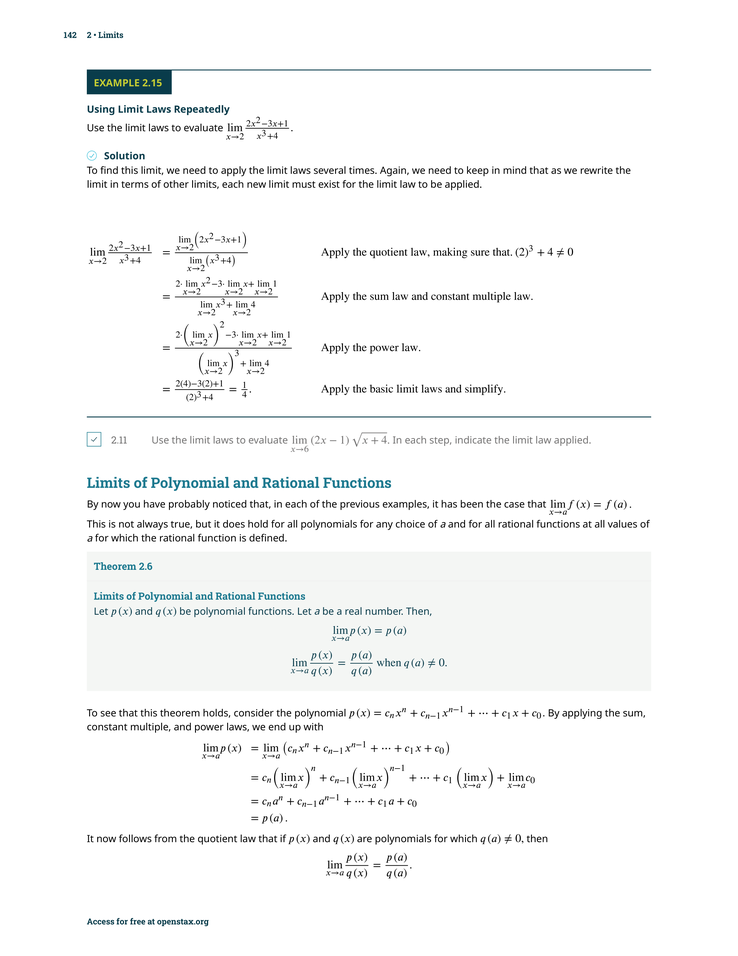
#> input picture grading_kit/heldout_pages/openstax_calc1_p0150.png, 738 x 956 px, shrunk from 2550 x 3300 before the run
$ python -i preprocess.py   (imports and definitions only)
#> lines starting #> are read from the running program, lines starting #| are printed output that depends on the picture; after the words box and inside, x2 and y2 are one past the last pixel; in counts of white or black regions, pixels touching at a corner belong together
### src/doc_agent/logging_conf.py
"""FIXED — structured logging (auditable NFR). Use get_logger(), never print()."""

from __future__ import annotations

import logging
import sys
from typing import Any


def get_logger(name: str) -> logging.Logger:
    lg = logging.getLogger(name)
    if not lg.handlers:
        h = logging.StreamHandler(sys.stdout)
        h.setFormatter(
            # One JSON object per line -- machine-parseable, supports the auditable NFR (a log
            # line can be grep'd or loaded without a custom parser).
            logging.Formatter(
                '{"ts":"%(asctime)s","lvl":"%(levelname)s","mod":"%(name)s","msg":"%(message)s"}'
            )
        )
        lg.addHandler(h)
        lg.setLevel(logging.INFO)
    return lg


# [11 lines left out: function register, not called in this run]

### src/doc_agent/ingest/preprocess.py
"""Stage 1 — classical, deterministic page preprocessing."""

from __future__ import annotations

from pathlib import Path

import cv2
import numpy as np
from PIL import Image, ImageOps

from ..contracts import Page
from ..logging_conf import get_logger

LOGGER = get_logger(__name__)


# [6 lines left out: function _portable_path, not called in this run]


def _deskew(image: np.ndarray) -> np.ndarray:
    """Estimate text-line skew and rotate only when a meaningful angle is detected."""
    gray = cv2.cvtColor(image, cv2.COLOR_RGB2GRAY)
    foreground = cv2.threshold(gray, 0, 255, cv2.THRESH_BINARY_INV | cv2.THRESH_OTSU)[1]
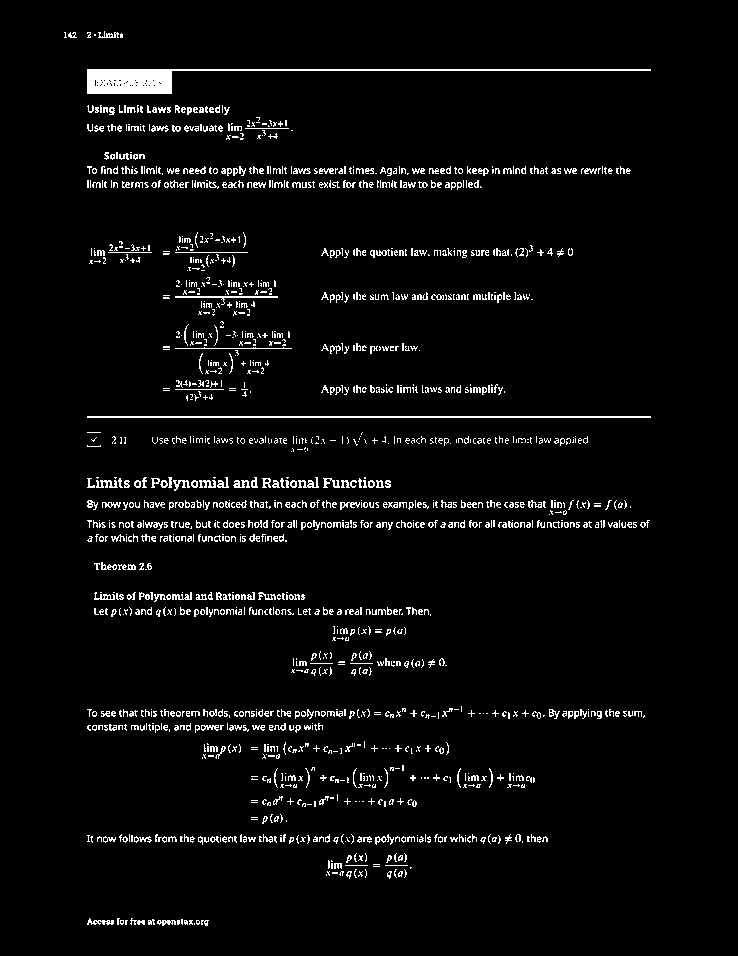
#> foreground: shape (956, 738); 4% white in thin lines or dots, all inside (x1, y1, x2, y2) = (64, 31, 651, 926)
    coordinates = np.column_stack(np.where(foreground > 0))
#> coordinates = 28025 pairs, first value 31 to 925, second value 64 to 650
    if coordinates.size == 0:
        return image

    angle = cv2.minAreaRect(coordinates[:, ::-1].astype(np.float32))[-1]
#> angle = -90
    angle = -(90.0 + angle) if angle < -45.0 else -angle
#> angle = 0
    if abs(angle) < 0.1 or abs(angle) > 15.0:
        return image

    height, width = image.shape[:2]
    matrix = cv2.getRotationMatrix2D((width / 2.0, height / 2.0), angle, 1.0)
    return cv2.warpAffine(
        image,
        matrix,
        (width, height),
        flags=cv2.INTER_CUBIC,
        borderMode=cv2.BORDER_REPLICATE,
    )


# [70 lines left out: functions _process_image, run, not called in this run]

>>> import cv2
>>> picture = cv2.cvtColor(cv2.imread('../../../grading_kit/heldout_pages/openstax_calc1_p0150.png'), cv2.COLOR_BGR2RGB)
>>> result = _deskew(picture)

$ run again, on grading_kit/heldout_pages/openstax_calc1_p0300.png
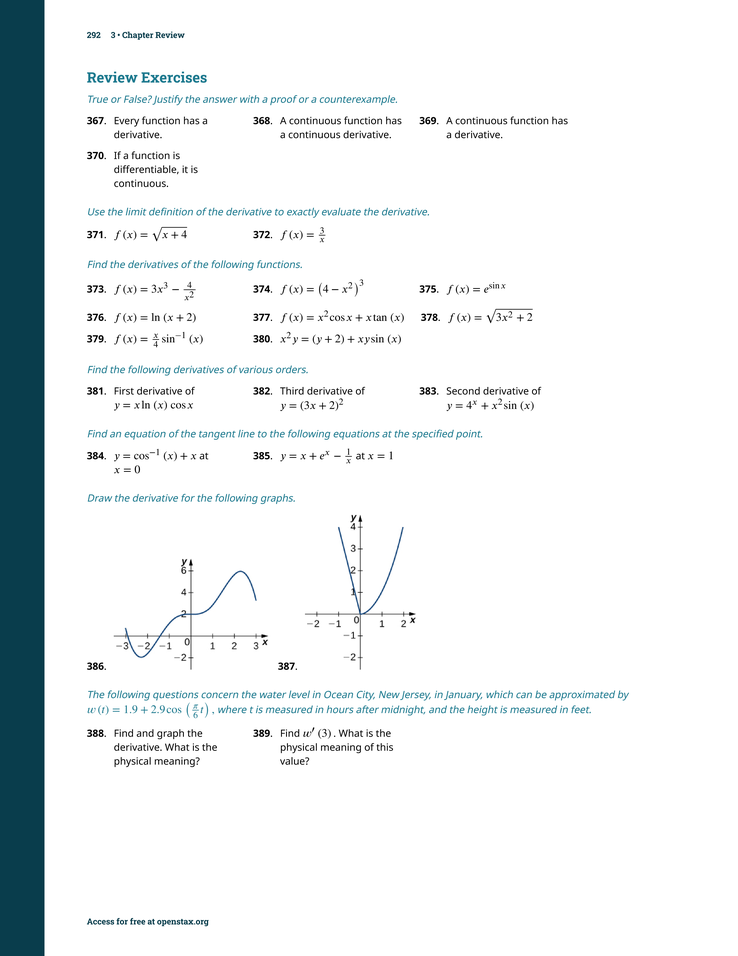
#> input picture grading_kit/heldout_pages/openstax_calc1_p0300.png, 738 x 956 px, shrunk from 3400 x 4400 before the run
#> in _deskew, `gray = cv2.cvtColor(image, cv2.COLOR_RGB2GRAY)`:
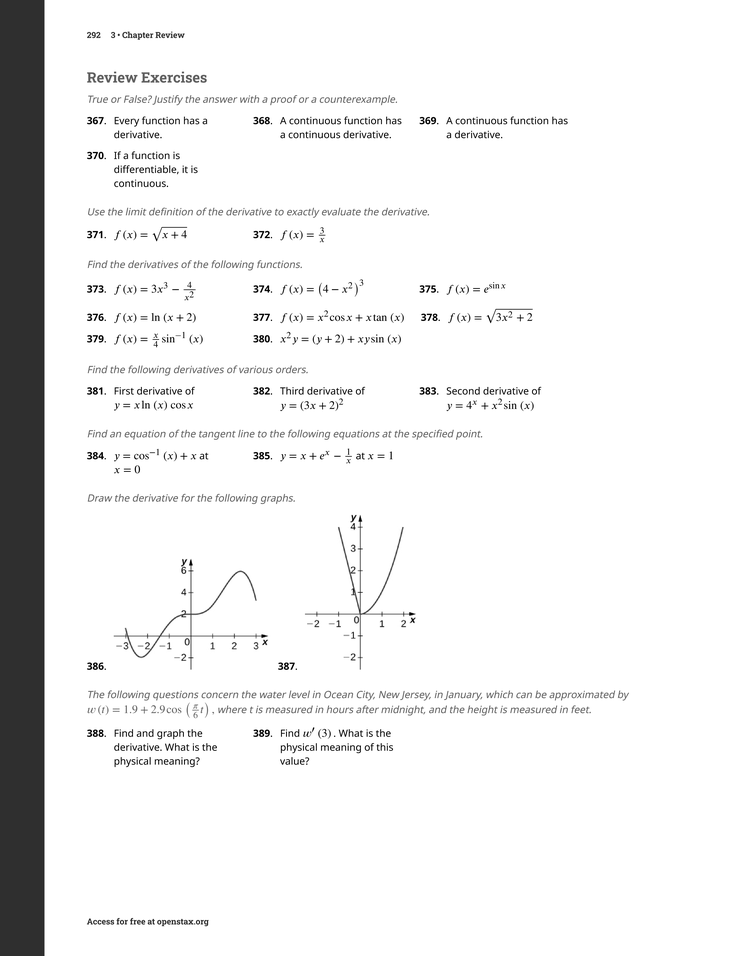
#> gray: shape (956, 738); min 0, max 255, mean 238.1
#> in _deskew, `foreground = cv2.threshold(gray, 0, 255, cv2.THRESH_BINARY_INV | cv2.T..`:
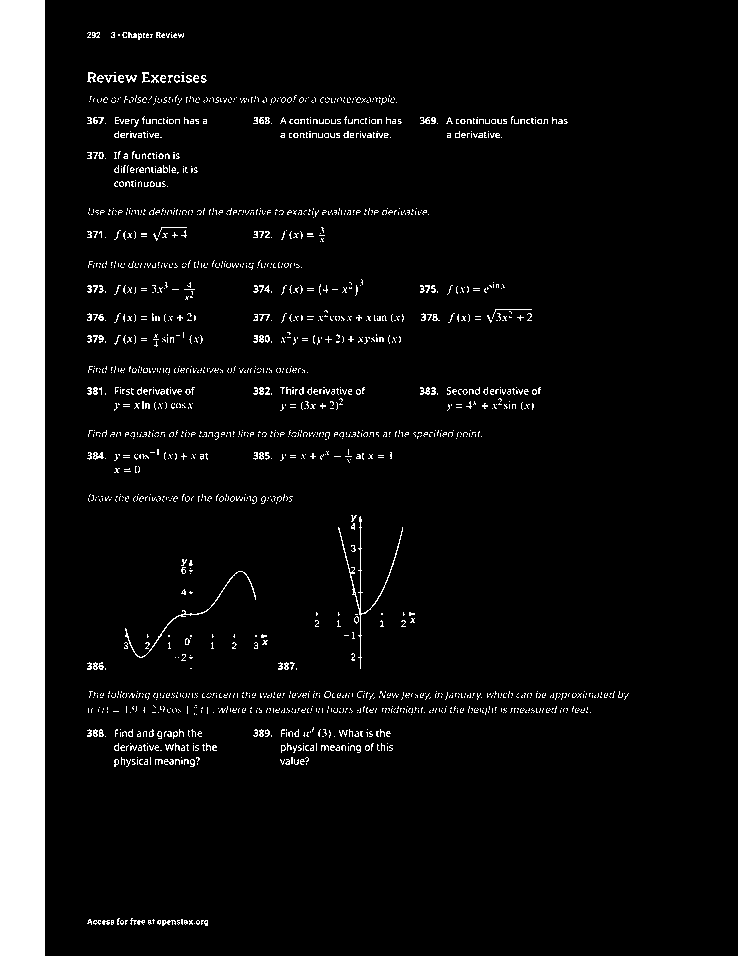
#> foreground: shape (956, 738); 8.1% white; 1836 white regions (1723 under 20 px), largest, box (x1, y1, x2, y2) and area: (0, 0, 45, 956) 43020, (338, 516, 403, 669) 452, (125, 571, 256, 658) 285
#> coordinates = 57463 pairs, first value 0 to 955, second value 0 to 628
#> in _deskew, `angle = cv2.minAreaRect(coordinates[:, ::-1].astype(np.float32))[-1]`: angle = -90
#> in _deskew, `angle = -(90.0 + angle) if angle < -45.0 else -angle`: angle = 0

$ run again, on grading_kit/heldout_pages/openstax_calc1_p0450.png
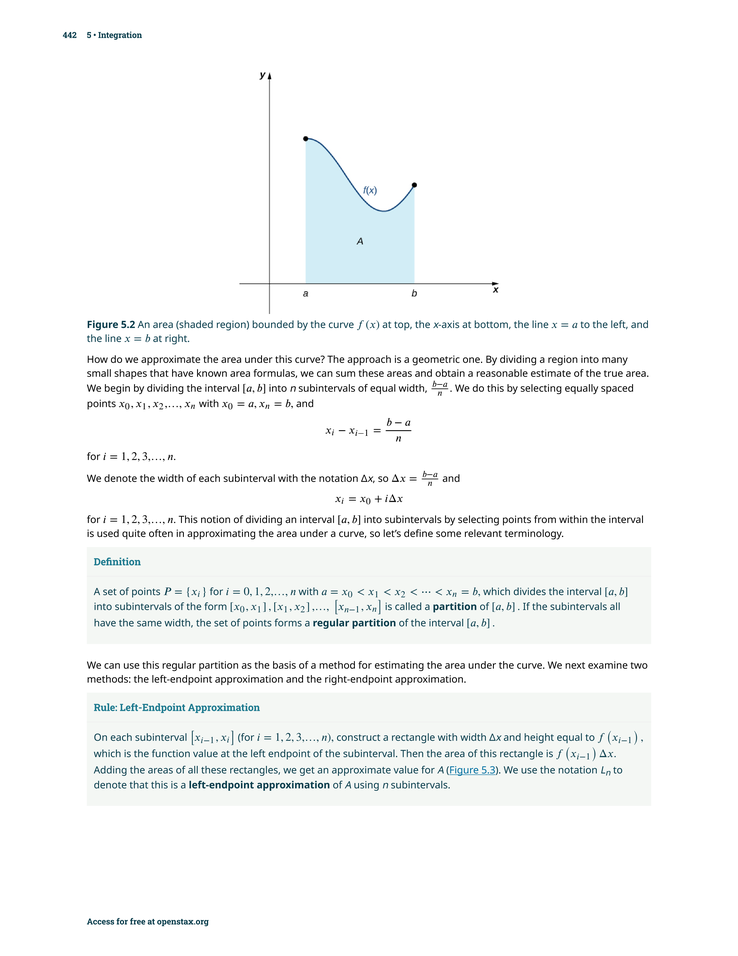
#> input picture grading_kit/heldout_pages/openstax_calc1_p0450.png, 738 x 956 px, shrunk from 3400 x 4400 before the run
#> in _deskew, `foreground = cv2.threshold(gray, 0, 255, cv2.THRESH_BINARY_INV | cv2.T..`:
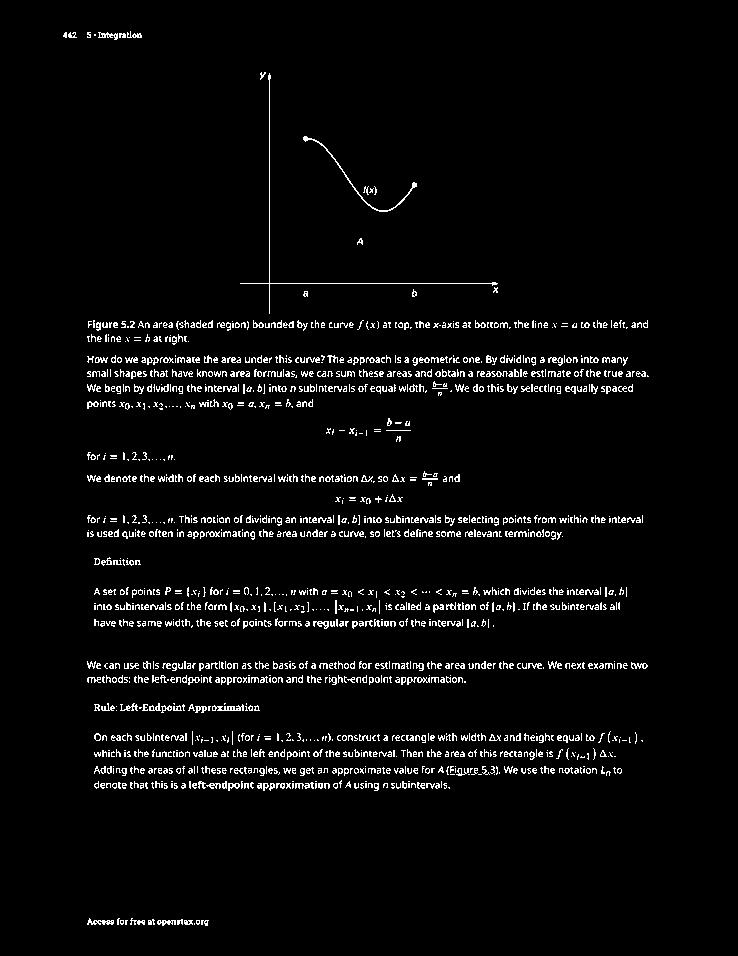
#> foreground: shape (956, 738); 3.7% white in thin lines or dots, all inside (x1, y1, x2, y2) = (63, 31, 649, 926)
#> coordinates = 26059 pairs, first value 31 to 925, second value 63 to 648
#> in _deskew, `angle = cv2.minAreaRect(coordinates[:, ::-1].astype(np.float32))[-1]`: angle = -1.55
#> in _deskew, `angle = -(90.0 + angle) if angle < -45.0 else -angle`: angle = 1.55
#> matrix = [[1, 0.027, -12.78], [-0.027, 1, 10.14]]
#> in _deskew, `return cv2.warpAffine( image, matrix, (width, height), flags=cv2.INTER..`:
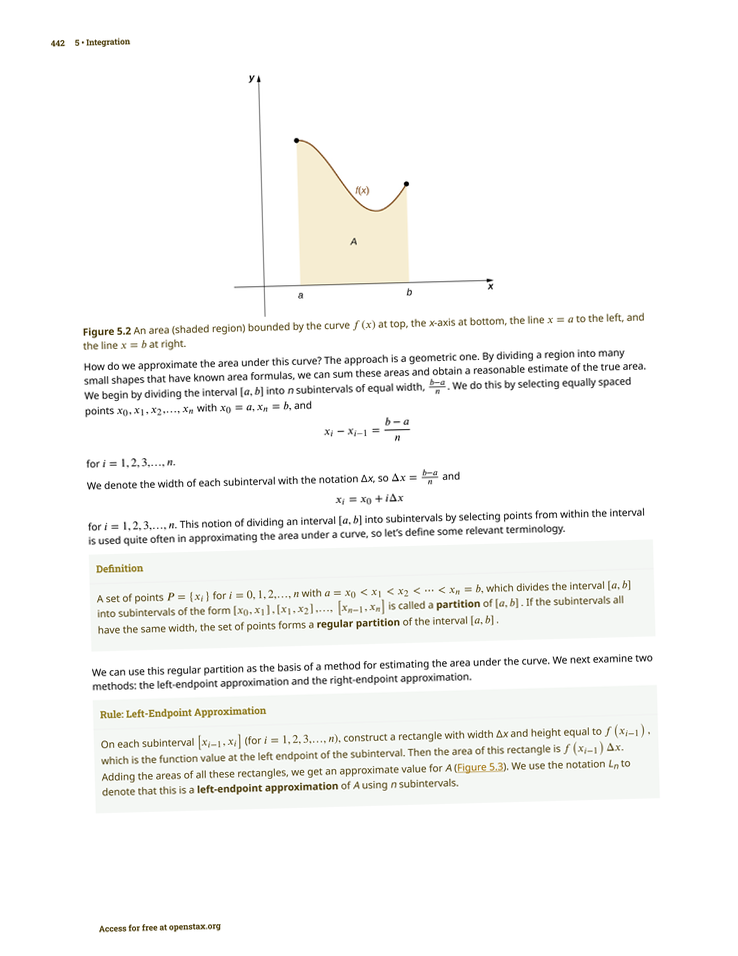
#> returned value: shape (956, 738, 3); mean of channels 0, 1, 2 246, 247.6, 247.5; drawn as B, G, R

$ run again, on grading_kit/heldout_pages/openstax_calc1_p0600.png
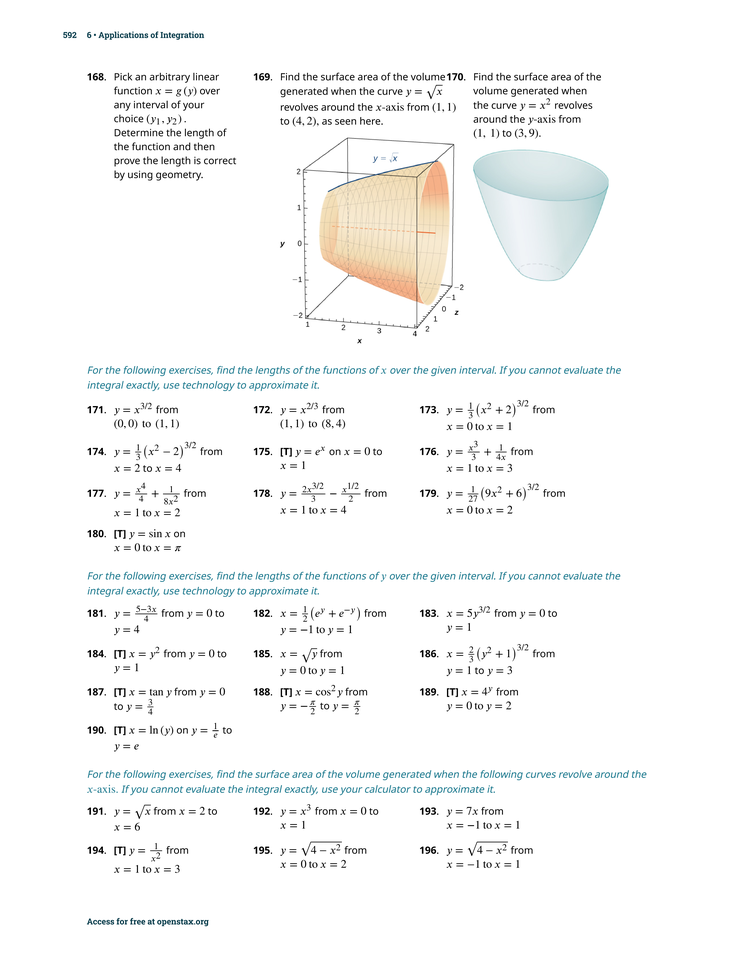
#> input picture grading_kit/heldout_pages/openstax_calc1_p0600.png, 738 x 956 px, shrunk from 3400 x 4400 before the run
#> in _deskew, `foreground = cv2.threshold(gray, 0, 255, cv2.THRESH_BINARY_INV | cv2.T..`:
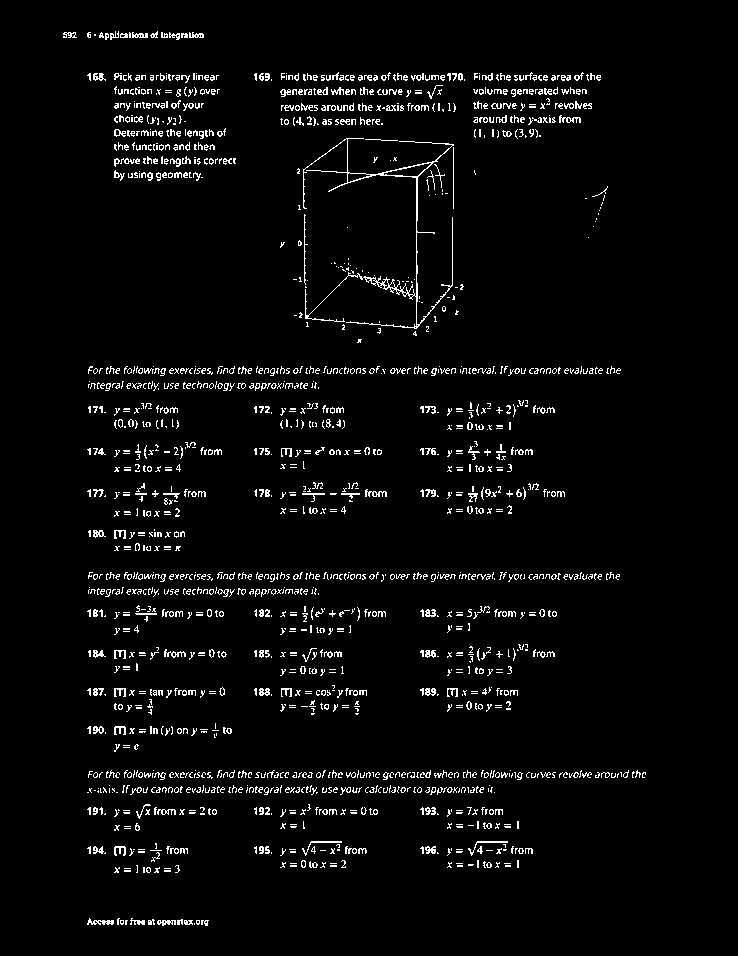
#> foreground: shape (956, 738); 3.7% white in thin lines or dots, all inside (x1, y1, x2, y2) = (63, 31, 646, 926)
#> coordinates = 25975 pairs, first value 31 to 925, second value 63 to 645
#> in _deskew, `angle = cv2.minAreaRect(coordinates[:, ::-1].astype(np.float32))[-1]`: angle = -1.55
#> in _deskew, `angle = -(90.0 + angle) if angle < -45.0 else -angle`: angle = 1.55
#> matrix = [[1, 0.027, -12.79], [-0.027, 1, 10.16]]
#> in _deskew, `return cv2.warpAffine( image, matrix, (width, height), flags=cv2.INTER..`:
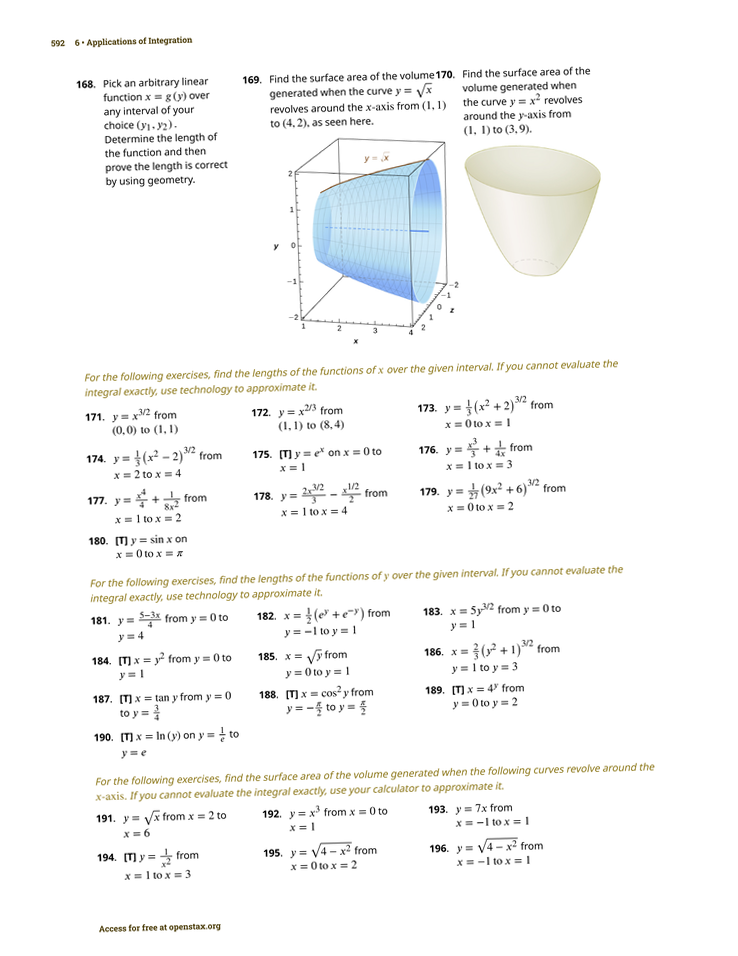
#> returned value: shape (956, 738, 3); mean of channels 0, 1, 2 247.4, 248, 247.5; drawn as B, G, R
